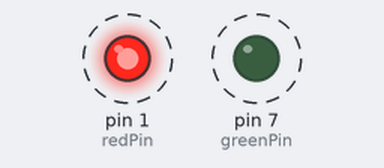
A sketch run on a simulated Arduino Uno, built with avr-gcc and run on an emulated ATmega328P. Parts: output pins drawn as LEDs (lit = HIGH). Dashed ring = blinking.

Above: at 0.2 s.
Timing chart, 0 to 3.5 s (numbered marks = the images above):
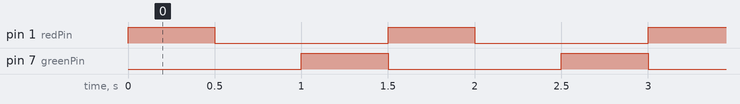

The sketch:

LEDblink3pi.ino
```cpp
//declareing pins
int redPin = 1;
int greenPin = 7;


//telling the pins what they are about to do
void setup() {
  pinMode(redPin, OUTPUT);
  pinMode(greenPin, OUTPUT);
}
//main loop that blinks the red LED for 1 second and then the green LED for .5 second and repeats
void loop() {
  digitalWrite(redPin, HIGH);
  delay(500);
  digitalWrite(redPin, LOW);
  delay(500);
  digitalWrite(greenPin, HIGH);
  delay(500);
  digitalWrite(greenPin, LOW);

}
```

Measured:
- by itself, pin 1 (redPin), pin 7 (greenPin): alternates HIGH for 0.50 s and LOW for 1.0 s
- by itself, everything shown: repeats every 1.5 s, in 4 steps
